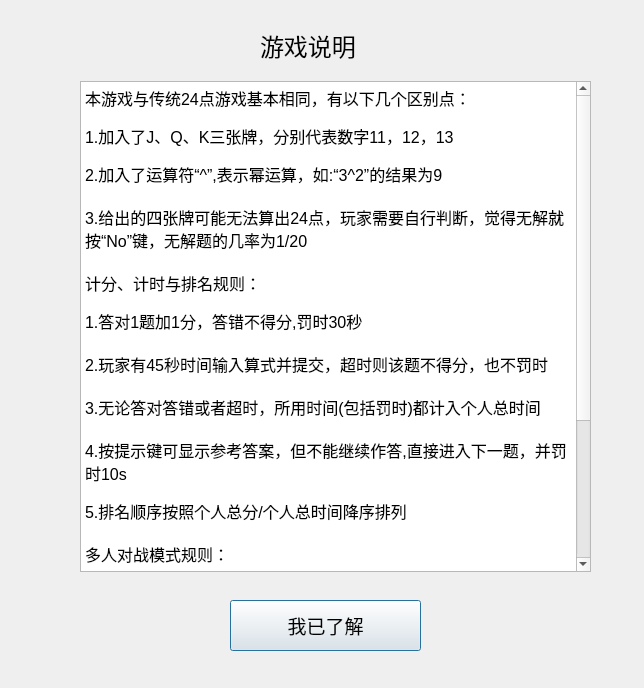
<?xml version="1.0" encoding="UTF-8"?>
<ui version="4.0">
 <class>Instruction</class>
 <widget class="QDialog" name="Instruction">
  <property name="geometry">
   <rect>
    <x>0</x>
    <y>0</y>
    <width>644</width>
    <height>688</height>
   </rect>
  </property>
  <property name="windowTitle">
   <string>Dialog</string>
  </property>
  <widget class="QPushButton" name="returnButton">
   <property name="geometry">
    <rect>
     <x>230</x>
     <y>600</y>
     <width>191</width>
     <height>51</height>
    </rect>
   </property>
   <property name="font">
    <font>
     <family>宋体</family>
     <pointsize>14</pointsize>
    </font>
   </property>
   <property name="text">
    <string>我已了解</string>
   </property>
  </widget>
  <widget class="QLabel" name="label">
   <property name="geometry">
    <rect>
     <x>260</x>
     <y>20</y>
     <width>121</width>
     <height>51</height>
    </rect>
   </property>
   <property name="font">
    <font>
     <family>宋体</family>
     <pointsize>18</pointsize>
    </font>
   </property>
   <property name="text">
    <string>游戏说明</string>
   </property>
  </widget>
  <widget class="QTextBrowser" name="ins">
   <property name="geometry">
    <rect>
     <x>80</x>
     <y>81</y>
     <width>511</width>
     <height>491</height>
    </rect>
   </property>
   <property name="html">
    <string>&lt;!DOCTYPE HTML PUBLIC &quot;-//W3C//DTD HTML 4.0//EN&quot; &quot;http://www.w3.org/TR/REC-html40/strict.dtd&quot;&gt;
&lt;html&gt;&lt;head&gt;&lt;meta name=&quot;qrichtext&quot; content=&quot;1&quot; /&gt;&lt;style type=&quot;text/css&quot;&gt;
p, li { white-space: pre-wrap; }
&lt;/style&gt;&lt;/head&gt;&lt;body style=&quot; font-family:'SimSun'; font-size:9pt; font-weight:400; font-style:normal;&quot;&gt;
&lt;p style=&quot; margin-top:0px; margin-bottom:0px; margin-left:0px; margin-right:0px; -qt-block-indent:0; text-indent:0px;&quot;&gt;&lt;span style=&quot; font-size:12pt;&quot;&gt;本游戏与传统24点游戏基本相同，有以下几个区别点：&lt;/span&gt;&lt;/p&gt;
&lt;p style=&quot;-qt-paragraph-type:empty; margin-top:0px; margin-bottom:0px; margin-left:0px; margin-right:0px; -qt-block-indent:0; text-indent:0px;&quot;&gt;&lt;br /&gt;&lt;/p&gt;
&lt;p style=&quot; margin-top:0px; margin-bottom:0px; margin-left:0px; margin-right:0px; -qt-block-indent:0; text-indent:0px;&quot;&gt;&lt;span style=&quot; font-size:12pt;&quot;&gt;1.加入了J、Q、K三张牌，分别代表数字11，12，13&lt;/span&gt;&lt;/p&gt;
&lt;p style=&quot;-qt-paragraph-type:empty; margin-top:0px; margin-bottom:0px; margin-left:0px; margin-right:0px; -qt-block-indent:0; text-indent:0px;&quot;&gt;&lt;br /&gt;&lt;/p&gt;
&lt;p style=&quot; margin-top:0px; margin-bottom:0px; margin-left:0px; margin-right:0px; -qt-block-indent:0; text-indent:0px;&quot;&gt;&lt;span style=&quot; font-size:12pt;&quot;&gt;2.加入了运算符“^”,表示幂运算，如:“3^2”的结果为9&lt;/span&gt;&lt;/p&gt;
&lt;p style=&quot;-qt-paragraph-type:empty; margin-top:0px; margin-bottom:0px; margin-left:0px; margin-right:0px; -qt-block-indent:0; text-indent:0px; font-size:12pt;&quot;&gt;&lt;br /&gt;&lt;/p&gt;
&lt;p style=&quot; margin-top:0px; margin-bottom:0px; margin-left:0px; margin-right:0px; -qt-block-indent:0; text-indent:0px;&quot;&gt;&lt;span style=&quot; font-size:12pt;&quot;&gt;3.给出的四张牌可能无法算出24点，玩家需要自行判断，觉得无解就按“No”键，无解题的几率为1/20&lt;/span&gt;&lt;/p&gt;
&lt;p style=&quot;-qt-paragraph-type:empty; margin-top:0px; margin-bottom:0px; margin-left:0px; margin-right:0px; -qt-block-indent:0; text-indent:0px; font-size:12pt;&quot;&gt;&lt;br /&gt;&lt;/p&gt;
&lt;p style=&quot; margin-top:0px; margin-bottom:0px; margin-left:0px; margin-right:0px; -qt-block-indent:0; text-indent:0px;&quot;&gt;&lt;span style=&quot; font-size:12pt;&quot;&gt;计分、计时与排名规则：&lt;/span&gt;&lt;/p&gt;
&lt;p style=&quot;-qt-paragraph-type:empty; margin-top:0px; margin-bottom:0px; margin-left:0px; margin-right:0px; -qt-block-indent:0; text-indent:0px;&quot;&gt;&lt;br /&gt;&lt;/p&gt;
&lt;p style=&quot; margin-top:0px; margin-bottom:0px; margin-left:0px; margin-right:0px; -qt-block-indent:0; text-indent:0px;&quot;&gt;&lt;span style=&quot; font-size:12pt;&quot;&gt;1.答对1题加1分，答错不得分,罚时30秒&lt;/span&gt;&lt;/p&gt;
&lt;p style=&quot;-qt-paragraph-type:empty; margin-top:0px; margin-bottom:0px; margin-left:0px; margin-right:0px; -qt-block-indent:0; text-indent:0px; font-size:12pt;&quot;&gt;&lt;br /&gt;&lt;/p&gt;
&lt;p style=&quot; margin-top:0px; margin-bottom:0px; margin-left:0px; margin-right:0px; -qt-block-indent:0; text-indent:0px;&quot;&gt;&lt;span style=&quot; font-size:12pt;&quot;&gt;2.玩家有45秒时间输入算式并提交，超时则该题不得分，也不罚时&lt;/span&gt;&lt;/p&gt;
&lt;p style=&quot;-qt-paragraph-type:empty; margin-top:0px; margin-bottom:0px; margin-left:0px; margin-right:0px; -qt-block-indent:0; text-indent:0px; font-size:12pt;&quot;&gt;&lt;br /&gt;&lt;/p&gt;
&lt;p style=&quot; margin-top:0px; margin-bottom:0px; margin-left:0px; margin-right:0px; -qt-block-indent:0; text-indent:0px;&quot;&gt;&lt;span style=&quot; font-size:12pt;&quot;&gt;3.无论答对答错或者超时，所用时间(包括罚时)都计入个人总时间&lt;/span&gt;&lt;/p&gt;
&lt;p style=&quot;-qt-paragraph-type:empty; margin-top:0px; margin-bottom:0px; margin-left:0px; margin-right:0px; -qt-block-indent:0; text-indent:0px; font-size:12pt;&quot;&gt;&lt;br /&gt;&lt;/p&gt;
&lt;p style=&quot; margin-top:0px; margin-bottom:0px; margin-left:0px; margin-right:0px; -qt-block-indent:0; text-indent:0px;&quot;&gt;&lt;span style=&quot; font-size:12pt;&quot;&gt;4.按提示键可显示参考答案，但不能继续作答,直接进入下一题，并罚时10s&lt;/span&gt;&lt;/p&gt;
&lt;p style=&quot;-qt-paragraph-type:empty; margin-top:0px; margin-bottom:0px; margin-left:0px; margin-right:0px; -qt-block-indent:0; text-indent:0px;&quot;&gt;&lt;br /&gt;&lt;/p&gt;
&lt;p style=&quot; margin-top:0px; margin-bottom:0px; margin-left:0px; margin-right:0px; -qt-block-indent:0; text-indent:0px;&quot;&gt;&lt;span style=&quot; font-size:12pt;&quot;&gt;5.排名顺序按照个人总分/个人总时间降序排列&lt;/span&gt;&lt;/p&gt;
&lt;p style=&quot;-qt-paragraph-type:empty; margin-top:0px; margin-bottom:0px; margin-left:0px; margin-right:0px; -qt-block-indent:0; text-indent:0px; font-size:12pt;&quot;&gt;&lt;br /&gt;&lt;/p&gt;
&lt;p style=&quot; margin-top:0px; margin-bottom:0px; margin-left:0px; margin-right:0px; -qt-block-indent:0; text-indent:0px;&quot;&gt;&lt;span style=&quot; font-size:12pt;&quot;&gt;多人对战模式规则：&lt;/span&gt;&lt;/p&gt;
&lt;p style=&quot;-qt-paragraph-type:empty; margin-top:0px; margin-bottom:0px; margin-left:0px; margin-right:0px; -qt-block-indent:0; text-indent:0px;&quot;&gt;&lt;br /&gt;&lt;/p&gt;
&lt;p style=&quot; margin-top:0px; margin-bottom:0px; margin-left:0px; margin-right:0px; -qt-block-indent:0; text-indent:0px;&quot;&gt;&lt;span style=&quot; font-size:12pt;&quot;&gt;1.不定期会举办多人比赛，玩家需要提前注册比赛，有名额限制，先到先得&lt;/span&gt;&lt;/p&gt;
&lt;p style=&quot;-qt-paragraph-type:empty; margin-top:0px; margin-bottom:0px; margin-left:0px; margin-right:0px; -qt-block-indent:0; text-indent:0px;&quot;&gt;&lt;br /&gt;&lt;/p&gt;
&lt;p style=&quot; margin-top:0px; margin-bottom:0px; margin-left:0px; margin-right:0px; -qt-block-indent:0; text-indent:0px;&quot;&gt;&lt;span style=&quot; font-size:12pt;&quot;&gt;2.玩家需要一次性完成若干道题目，记录得分和用时(该得分和用时均不计入玩家总得分和总用时)。计分和计时规则同单人模式&lt;/span&gt;&lt;/p&gt;
&lt;p style=&quot;-qt-paragraph-type:empty; margin-top:0px; margin-bottom:0px; margin-left:0px; margin-right:0px; -qt-block-indent:0; text-indent:0px;&quot;&gt;&lt;br /&gt;&lt;/p&gt;
&lt;p style=&quot; margin-top:0px; margin-bottom:0px; margin-left:0px; margin-right:0px; -qt-block-indent:0; text-indent:0px;&quot;&gt;&lt;span style=&quot; font-size:12pt;&quot;&gt;3.当所有注册比赛的玩家完成比赛后，系统将自动得到赢家一名(得分最高，得分相同则比较用时，用时短的胜出)，赢家可赢走其他所有玩家个人总得分的一分。&lt;/span&gt;&lt;/p&gt;&lt;/body&gt;&lt;/html&gt;</string>
   </property>
  </widget>
 </widget>
 <resources/>
 <connections/>
</ui>
